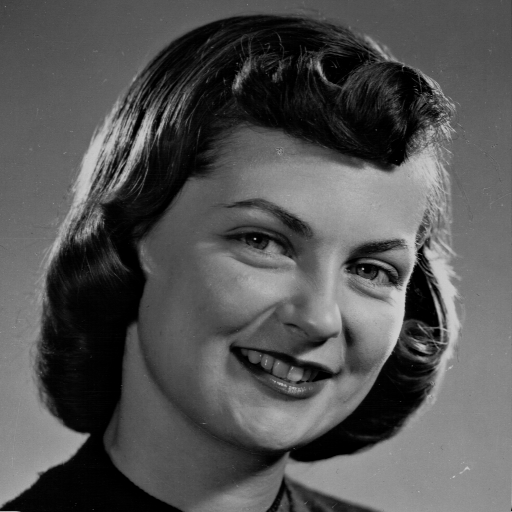
%> input picture lab3-The Haar Transform & Compression/girlface.png, 512 x 512 px
$ octave lab3_4.m   (GNU Octave 9; MATLAB toolbox functions it lacks are replaced by stand-ins)
%> lines starting %> are read from the running program, lines starting %| are printed output that depends on the picture
%> further down, Y is the input picture: size 512x512 uint8; min 0, max 207, mean 83.6
### lab3-The Haar Transform & Compression/calcHaarLevel1.m
function [LL, HL, LH, HH] = calcHaarLevel1(Y)
% function H = calcHaarLevel1(Y)
% This function takes as input a 2D array Y containing
% the image intensities of a picture and returns the 1-level
% Haar Transform
% N=2 Haar Transform is implemented
% Author: Yiqian Zhang
% Date: 27/02/2020

% test for odd input
s = size(Y);
%> s = [512 512]
% column check
if mod(s(1), 2) ~= 0
  Y = Y(1 : end-1, :);
end
% row check
if mod(s(2), 2) ~= 0
  Y = Y(:, 1 : end-1);
end
Y = double(Y);
%> Y: size 512x512 double

% define Haar kernel
T1 = 1 / 2 * [1 1; 1 1];
T2 = 1 / 2 * [-1 1; -1 1];
T3 = 1 / 2 * [-1 -1; 1 1];
T4 = 1 / 2 * [1 -1; -1 1];

% Haar transform using convolution (much faster)
% Note that here must be valid padding meaning that there is no
% zero-padding. This can make sure only pixels of the original image is
% transformed
LL = conv2(Y, T1, 'valid');
HL = conv2(Y, T2, 'valid');
LH = conv2(Y, T3, 'valid');
HH = conv2(Y, T4, 'valid');

% we have to re-sample pixels because the default step size is 1 in CONV2,
% but we actually need the step size to be 2
LL = LL(1 : 2 : end, 1 : 2 : end);
%> LL: size 256x256 double
HL = HL(1 : 2 : end, 1 : 2 : end);
%> HL: size 256x256 double
LH = LH(1 : 2 : end, 1 : 2 : end);
%> LH: size 256x256 double
HH = HH(1 : 2 : end, 1 : 2 : end);
%> HH: size 256x256 double
LL = uint8(LL);
%> LL: size 256x256 uint8
HL = uint8(HL);
%> HL: size 256x256 uint8
LH = uint8(LH);
%> LH: size 256x256 uint8
HH = uint8(HH);
%> HH: size 256x256 uint8
H = [LL HL;LH HH];

end

### lab3-The Haar Transform & Compression/calcInvHaar.m
function Y = calcInvHaar(H, n)
%> called with n = 1
% inverse Haar transform
%    calcInvHaar(H, n) computes the inverse of the Haar transform
%    H is the input Haar image
%    n is the number of levels of the Haar transform

if (mod(size(H,1),2) ~= 0)
    error('height must be multiple of 2');
end
if (mod(size(H,2),2) ~= 0)
    error('width must be multiple of 2');
end

hx = size(H,2)/2;
%> hx = 128
hy = size(H,1)/2;
%> hy = 128

lolo = H(1:hy, 1:hx);
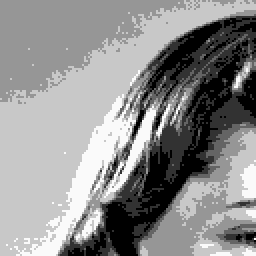
%> lolo: size 128x128 uint8 (shown 2 times larger); min 0, max 250, mean 141.9

if n>1
    lolo = calcInvHaar(lolo, n-1);
end

lohi = H(1:hy, hx + (1:hx));
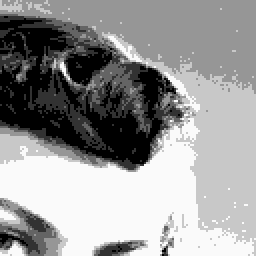
%> lohi: size 128x128 uint8 (shown 2 times larger); min 0, max 250, mean 150.8
hilo = H(hy + (1:hy), 1:hx);
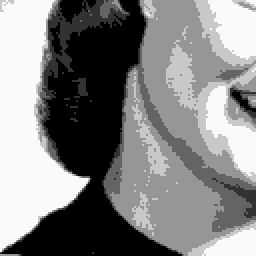
%> hilo: size 128x128 uint8 (shown 2 times larger); min 0, max 250, mean 130.9

hihi = H(hy + (1:hy), hx + (1:hx));
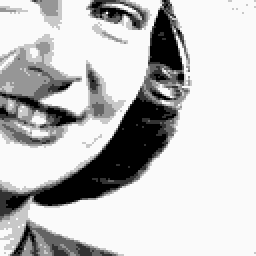
%> hihi: size 128x128 uint8 (shown 2 times larger); min 0, max 250, mean 193.9

a = (lolo+lohi+hilo+hihi)/2;
b = (lolo-lohi+hilo-hihi)/2;
c = (lolo+lohi-hilo-hihi)/2;
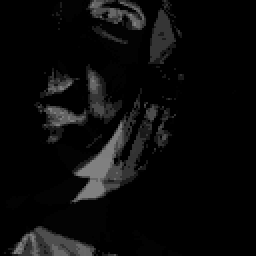
%> c: size 128x128 uint8 (shown 2 times larger); min 0, max 128, mean 10.7
d = (lolo-lohi-hilo+hihi)/2;
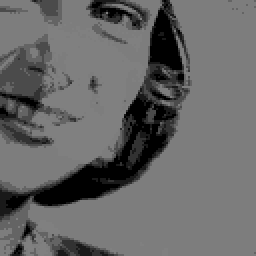
%> d: size 128x128 uint8 (shown 2 times larger); min 0, max 128, mean 102.4

Y = zeros(size(H));

Y(1:2:end, 1:2:end) = a;
%> Y: size 256x256 double
Y(1:2:end, 2:2:end) = b;
Y(2:2:end, 1:2:end) = c;
Y(2:2:end, 2:2:end) = d;
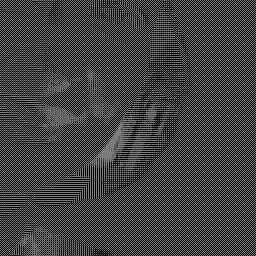
%> Y: size 256x256 double; min 0, max 128, mean 64.8

% Y = uint8(Y);
end

### lab3-The Haar Transform & Compression/calcHaar.m
function H = calcHaar(Y, n)
% This function takes as input a 2D array Y containing
% the image intensities of a picture and returns the 1-level
% Haar Transform
% n is the number of levels used.
% Author: Yiqian Zhang
% Date: 27/02/2020

H = calcHaarLevel1(Y);

if n == 1
  return
end

for i = 1 : n-1
  % split L-L area of previous transform results
  t_area = H(1 : (2 ^ -i) * end, 1 : (2 ^ -i) * end);
  % do Level-1
  L_N = calcHaarLevel1(t_area);
  % replace original results
  H(1 : (2 ^ -i) * end, 1 : (2 ^ -i) * end) = L_N;
end

end

### lab3-The Haar Transform & Compression/calcMSE.m
function MSE = calcMSE(Y1, Y2)
% This function takes as input two 2D array Y1 and Y2 containing
% the image intensities of two pictures and returns the mean square error
% between both Y1 and Y2.

MSE = sum((Y1 - Y2) .^ 2, 'all') / numel(Y1);

end

### lab3-The Haar Transform & Compression/lab3_4.m
clear
close all

Y = imread('girlface.png');
Q_step = 50;
H = calcHaar(Y, 1);
H = Q_step * round(H / Q_step);
img_1 = uint8(calcInvHaar(H, 1));
%> the run ends on the next line
figure(1)
set(gca, 'Position', [0 0 1 1]);
imshow(img_1)
disp(calcMSE(img_1, Y))
